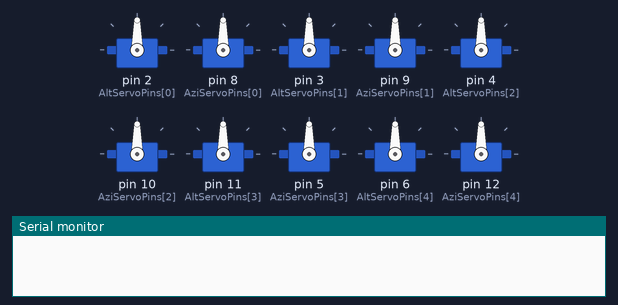
This sketch was run on a simulated Arduino Uno, built with avr-gcc and run on an emulated ATmega328P. Shown: 10 × servo, the last lines printed to the serial monitor.

Above: at 0.1 s.
At 5.1 s:
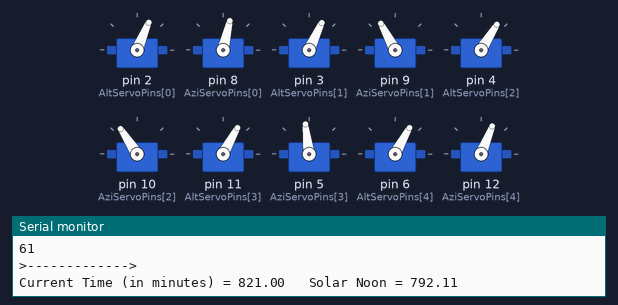
Timing chart, 0 to 6.6 s (numbered marks = the images above):
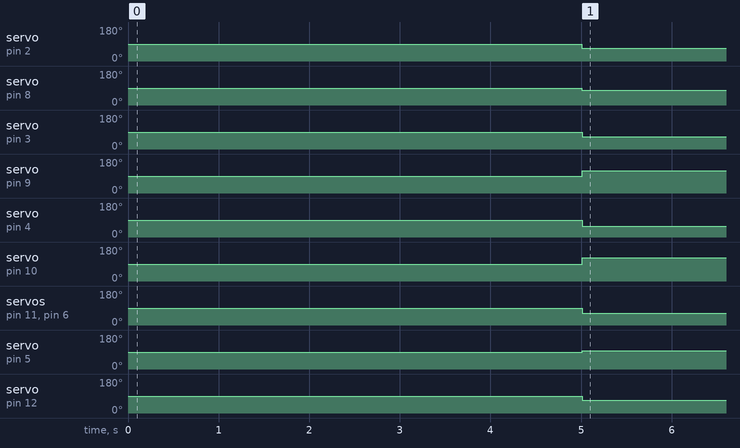

Measured:
- by itself, servo on pin 2 (AltServoPins[0]): 90° → 67° at 5.0 s
- by itself, servo on pin 8 (AziServoPins[0]): 90° → 77° at 5.0 s
- by itself, servo on pin 3 (AltServoPins[1]): 90° → 65° at 5.0 s
- by itself, servo on pin 9 (AziServoPins[1]): 90° → 118° at 5.0 s
- by itself, servo on pin 4 (AltServoPins[2]): 90° → 58° at 5.0 s
- by itself, servo on pin 10 (AziServoPins[2]): 90° → 123° at 5.0 s
- by itself, servo on pin 11 (AltServoPins[3]), servo on pin 6 (AltServoPins[4]): 90° → 61° at 5.0 s
- by itself, servo on pin 5 (AziServoPins[3]): 90° → 97° at 5.0 s

The sketch:

SolarStill_test_Umar_4_OtherMotors.ino
```cpp
//Solar Still with Concentrated Sunlight Demo on Arduino
//Code written by Muhammad Umar Masood umar@nmsu.edu inspired by the code already developed by Javed Akhtar akhtarj@nmsu.edu
//this update: 07/03/2021
//For eleven mirrors in actual but can be modified for lesser mirrors


#include <Servo.h>
#include <math.h>

/*
   Link for solar information:(1) https://www.esrl.noaa.gov/gmd/grad/solcalc/ ****use this one
                              (2) https://www.esrl.noaa.gov/gmd/grad/solcalc/azel.html
                              (3) https://www.timeanddate.com/sun/usa/las-cruces
   Las Cruces Coorinate: 32.287989° N(+), -106.75385° W (-)
   Azimuth and Elevation - an angular coordinate system for locating positions in the sky. Azimuth is measured clockwise from true north
   to the point on the horizon directly below the object. Elevation is measured vertically from that point on the horizon up to the object.

*/

#define latitude  32.287989 //latitude position (in degree) of the experimental station (Jett Hall Annex)
#define longitude -106.75385 //longitude position (in degree) of the experimental station (Jett Hall Annex)
#define lat  ((3.1415926 / 180) * latitude) //latitude (in radian) for trigonometric functions
#define timezone -6; //timezone in hour from UTC (Mountain Daylight Time)


/*july 10 2021 - > day_of_year= 191*/
const unsigned char PTh = 13; //present time in hours*
const unsigned char PTm = 41; //present time in minutes*
const unsigned int day_of_year = 191; //day of the year of the experiment*

double h = 27.25; //height(in inch) of convex mirror focal point from the origin
//(centre point of the base on which these mirror units are intalled)
const unsigned char NumOfMirrorUnits = 5; //number of total mirror units

const unsigned char mirror_alt_offset[NumOfMirrorUnits] = {0, 0, 0, 0, 0}; //mirror altitude angle offset
const unsigned char mirror_azi_offset[NumOfMirrorUnits] = {0, 0, 0, 0, 0}; //mirror azimuth angle offset

//pulse range of mirror motors for mirror 1-6
const unsigned int mirror_alt_pulse_0[NumOfMirrorUnits] = {610,550,650,610,550};
const unsigned int mirror_alt_pulse_180[NumOfMirrorUnits] = {2420,2345,2480,2495,2355};
const unsigned int mirror_azi_pulse_0[NumOfMirrorUnits] = {470,470,520,710,675};
const unsigned int mirror_azi_pulse_180[NumOfMirrorUnits] = {2300,2335,2355,2585,2245};

//For motors 7-11
//{610,550,650,610,550}
//{2420,2345,2480,2495,2355}
//{470,470,520,710,675}
//{2300,2335,2355,2585,2245}

double Hour = 0; //initiation of variable "Hour" (hour corresponds to current time)
double gamma = 0; //initiation of variable "gamma" (fractional year (in radian))
double eqtime = 0; //initiation of variable "eqtime" (equation of time (in minute))
double decl = 0; //intiation of variable "decl" (solar declination angle (in radians))
double time_offset = 0; //initiation of variable "time_offset" (time offset (in minutes))
double tst = 0; //initiation of variable "tst" (true solar time (in minutes))
double ha = 0; //initiation of variable "ha" (solar hour angle (in radian))
double phi = 0; //initiation of variable "phi" (solar zenith angle angle (in radian))
double alpha = 0; //initiation of variable "alpha" (solar altitude angle angle (in radian))
double beta = 0; //initiation of variable "beta" (solar azimuth angle angle (in radian))
double snoon = 0; //initiation of variable "snoon" (solar noon (in minute))
double t_CT = 0; //initiation of variable "t_CT" (current time (in minutes))


double sun_vec_x = 0; //initiation of  (x-component of sun_vector)
double sun_vec_y = 0; //initiation of  (y-component of sun_vector)
double sun_vec_z = 0; //initiation of  (z-component of sun_vector)

double pi = 3.1415926; //value of 'pi'
double r2d = 180 / pi; //convesion ratio of radian to degree conversion
double d2r = pi / 180; //convesion ratio of degree to radian conversion

unsigned long CurrTime;
unsigned long LastTime;
//-------------------------------------------------------------------------

//---------------UNIT#3-----------------
//------Mirror_Unit_Position--------
double mirror_pos_x[NumOfMirrorUnits] = {  18.75, 18.75, 28.3125, 28.3125, 28.3125}; //x position (in inch) of center pt. of flat mirrors
double mirror_pos_y[NumOfMirrorUnits] = { 9.375, -9.375, -18.9357, 0, 18.9357}; //y position (in inch) of center pt. of flat mirrors
double mirror_pos_z[NumOfMirrorUnits] = {0}; //z position (in inch) of center pt. of flat mirrors

// x & y position of target point is "0"
double target_pos_z[NumOfMirrorUnits] = {h, h, h, h, h}; //z position of target_point
//target_vector3: unit vector along reflected ray from flat mirror of unit#3

//-------------------------

double mirror_alt[NumOfMirrorUnits] = {0}; //initiation of  (mirror alt angle(in radian) calculated based on position and sun vector)
double mirror_azi[NumOfMirrorUnits] = {0}; //initiation of  (mirror azi angle(in radian))


//Altitude Yellow wire
//Azimuth Greeen wire
const unsigned char AltServoPins[NumOfMirrorUnits] = {2,3,4,11,6}; //, 13, 15, 18, 19, 21}; //initiallzing servo pins for altitude motors
const unsigned char AziServoPins[NumOfMirrorUnits] = {8,9,10,5,12}; //, 14, 16, 17, 20, 22}; //initiallzing servo pins for azimuth motors

Servo AltServo[NumOfMirrorUnits];
Servo AziServo[NumOfMirrorUnits];


//-------------------------------

void setup()
{
  for (int i = 0; i < NumOfMirrorUnits; i++)
  {
    AltServo[i].attach(AltServoPins[i],mirror_alt_pulse_0[i],mirror_alt_pulse_180[i]);
    AziServo[i].attach(AziServoPins[i],mirror_azi_pulse_0[i],mirror_azi_pulse_180[i]);
  }
  Serial.begin(9600);
}

void loop()
{
  //---------------------------Solar_Tracking--------------------------------
  CurrTime = millis();

  Hour = (((PTh * 60 + PTm) * 60000) + CurrTime) / 3600000; //hour corresponds to current time

  gamma = (2 * pi / 365) * (day_of_year - 1 + ((Hour - 12) / 24)); //fractional year (in radian); [for leap year, use 366 instead of 365 in the denominator]
  eqtime = 229.18 * (0.000075 + 0.001868 * cos(gamma) - 0.032077 * sin(gamma) - 0.014615 * cos(2 * gamma) - 0.040849 * sin(2 * gamma)); //equation of time (in minutes)

  decl = 0.006918 - 0.399912 * cos(gamma) + 0.070257 * sin(gamma) - 0.006758 * cos(2 * gamma) + 0.000907 * sin(2 * gamma) - 0.002697 * cos(3 * gamma) + 0.00148 * sin(3 * gamma);
  //solar declination angle (in radians)
  time_offset = eqtime + 4 * longitude - 60 * timezone; //time offset (in minutes)// because of different time zones

  tst = (PTh * 60 + PTm + time_offset) + (CurrTime / 60000); //true solar time (in minutes) //incorporate time zone offset in solar time

  ha = (d2r) * ((tst / 4) - 180); //solar hour angle(in radian)

  snoon = 360 - 4 * longitude - eqtime; //solar noon for a given location is found from the longitude (in minutes)
  t_CT = (PTh * 60 + PTm) + (CurrTime / 60000); //current time (in minutes)

  phi = acos(sin(lat) * sin(decl) + cos(lat) * cos(decl) * cos(ha)); //solar zenith angle angle (in radian)
  alpha = (pi / 2 - phi); //solar altitude angle (in radian)
  beta = acos((sin(lat) * cos(phi) - sin(decl)) / (cos(lat) * sin(phi))); //solar azimuth angle (in radian)

  if (t_CT <= snoon)
  {
    beta = pi - (beta); //solar azimuth angle (in radian) before solar noon
  }
  if (t_CT > snoon)
  {
    beta = pi + (beta); //solar azimuth angle (in radian) after solar noon
  }

  //------Sun_Vector------
  sun_vec_x = cos(alpha) * cos(beta); //x-component of sun_vector)
  sun_vec_y = -cos(alpha) * sin(beta); //y-component of sun_vector)
  sun_vec_z = sin(alpha); //z-component of sun_vector)
  //----------------------
  //----------------------------------------------------------------------------

  //---------------------------Mirror_Tracking----------------------------------

  if (CurrTime - LastTime > 5000)
  {
    for (int i = 0; i < NumOfMirrorUnits; i++)
    {
      Mirror_angles(sun_vec_x, sun_vec_y, sun_vec_z, i);


      AltServo[i].write(mirror_alt[i]);// + mirror_alt_offset[i]);
      AziServo[i].write(mirror_azi[i]);// + mirror_azi_offset[i]);
      //      Serial.println("Mirror 3 Azi motor");
      //      Serial.println(mirror_azi[2] + mirror_azi_offset[2]);
            Serial.println(AltServo[4].read());
      LastTime = CurrTime;
    }


    Serial.print(">------------->\nCurrent Time (in minutes) = ");
    Serial.print(t_CT); Serial.print("\t Solar Noon = "); Serial.println(snoon);
    Serial.print("Sun Altitude = "); Serial.println(alpha * r2d); Serial.print("Sun Azimuth = "); Serial.println(beta * r2d);
    Serial.print("Declination = "); Serial.println(decl * r2d);

    Serial.print("Unit\t"); Serial.print("Altitude\t"); Serial.print("Alt Motor\t"); Serial.print("Azimuth\t\t"); Serial.print("Azi Motor\t\n");
    for (int i = 0; i < NumOfMirrorUnits; i++)
    {
      Serial.print(i + 1); Serial.print("\t"); Serial.print(mirror_alt[i]); Serial.print("\t\t"); Serial.print(AltServo[i].read()); Serial.print("\t\t");
      Serial.print(mirror_azi[i]); Serial.print("\t\t"); Serial.println(AziServo[i].read());
    }
    delay(5000);
  }
  //----------------------------------------------------------------------------

  //--------------------Serial_Monitor------------------------


  //----------------------------------------------------------
}

//------------------------------Mirror_Angles_f=Function---------------------------------

void Mirror_angles(double _sx, double _sy, double _sz, int _mindex)
{
  double _fx = -mirror_pos_x[_mindex] / (sqrt(mirror_pos_x[_mindex] * mirror_pos_x[_mindex] + mirror_pos_y[_mindex] * mirror_pos_y[_mindex]
                                         + (target_pos_z[_mindex] - mirror_pos_z[_mindex]) * (target_pos_z[_mindex] - mirror_pos_z[_mindex])));
  //x-componenet of target_vector number (_mindex + 1)
  double _fy = -mirror_pos_y[_mindex] / (sqrt(mirror_pos_x[_mindex] * mirror_pos_x[_mindex] + mirror_pos_y[_mindex] * mirror_pos_y[_mindex]
                                         + (target_pos_z[_mindex] - mirror_pos_z[_mindex]) * (target_pos_z[_mindex] - mirror_pos_z[_mindex])));
  //y-componenet of target_vector number (_mindex + 1)
  double _fz = (target_pos_z[_mindex] - mirror_pos_z[_mindex]) / (sqrt(mirror_pos_x[_mindex] * mirror_pos_x[_mindex] + mirror_pos_y[_mindex] * mirror_pos_y[_mindex]
               + (target_pos_z[_mindex] - mirror_pos_z[_mindex]) * (target_pos_z[_mindex] - mirror_pos_z[_mindex])));
  //z-componenet of target_vector number (_mindex + 1)

  double _mx = (((abs(_sz + _fz)) / (_sz + _fz)) * (_sx + _fx)) * (1 / (sqrt((_sx + _fx) * (_sx + _fx) + (_sy + _fy) * (_sy + _fy) + (_sz + _fz) * (_sz + _fz))));
  //x-component of bisector vector
  double _my = (((abs(_sz + _fz)) / (_sz + _fz)) * (_sy + _fy)) * (1 / (sqrt((_sx + _fx) * (_sx + _fx) + (_sy + _fy) * (_sy + _fy) + (_sz + _fz) * (_sz + _fz))));
  //y-component of bisector vector
  double _mz = (abs(_sz + _fz)) * (1 / (sqrt((_sx + _fx) * (_sx + _fx) + (_sy + _fy) * (_sy + _fy) + (_sz + _fz) * (_sz + _fz)))); //z-component of bisector vector

  //-------------calculating mirror angles--------------

  if (_mx > 0 && _my >= 0)
  {
    mirror_alt[_mindex] = pi / 2 + acos(_mz);
    mirror_azi[_mindex] = pi / 2 - atan(abs(_my) / abs(_mx));
  }
  else if (_mx <= 0 && _my > 0)
  {
    mirror_alt[_mindex] = pi / 2 - acos(_mz);
    mirror_azi[_mindex] = pi / 2 + atan(abs(_my) / abs(_mx));
  }
  else if (_mx < 0 && _my <= 0)
  {
    mirror_alt[_mindex] = pi / 2 - acos(_mz);
    mirror_azi[_mindex] = pi / 2 - atan(abs(_my) / abs(_mx));
  }
  else if (_mx >= 0 && _my < 0)
  {
    mirror_alt[_mindex] = pi / 2 + acos(_mz);
    mirror_azi[_mindex] = pi / 2 + atan(abs(_my) / abs(_mx));
  }
  else {
    mirror_alt[_mindex] = mirror_alt[_mindex];
    mirror_azi[_mindex] = mirror_azi[_mindex];
  }

  mirror_alt[_mindex] = (r2d) * mirror_alt[_mindex]; //elevation angle (in degree) of flat mirror of unit#_mindex
  mirror_azi[_mindex] = (r2d) * mirror_azi[_mindex]; //azimuth angle (in degree) of flat mirror of unit#_mindex
}
//------------------------------------------------------------------------------------------
```
